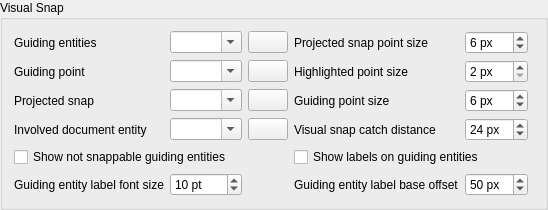
        <widget class="QGroupBox" name="groupBox_34">
         <property name="title">
          <string>Visual Snap</string>
         </property>
         <layout class="QGridLayout" name="gridLayout_57">
          <item row="17" column="3">
           <widget class="QLabel" name="label_66">
            <property name="text">
             <string>Guiding entity label base offset</string>
            </property>
           </widget>
          </item>
          <item row="0" column="0">
           <widget class="QLabel" name="label_43">
            <property name="text">
             <string>Guiding entities</string>
            </property>
           </widget>
          </item>
          <item row="15" column="0" colspan="3">
           <widget class="QCheckBox" name="cbVisualSnapShowNotSnappableGuides">
            <property name="toolTip">
             <string>&lt;p&gt;If selected, guiding entites that are far from the mouse cursor point and are not within snap range - and therefore will not be snapped will be also shown. That may provide better overview for all possible snap points, yet in some cases may visualy overcrowd the snap by guiding entities. &lt;br/&gt;Otherwise, only guiding entities that are within snap range and thus may be snapped will be visible. &lt;/p&gt;</string>
            </property>
            <property name="text">
             <string>Show not snappable guiding entities </string>
            </property>
           </widget>
          </item>
          <item row="1" column="2">
           <widget class="QPushButton" name="pbVisualSnapVertexesColor">
            <property name="toolTip">
             <string>Click to select color</string>
            </property>
            <property name="text">
             <string/>
            </property>
            <property name="icon">
             <iconset resource="../../../../../res/controls/controls.qrc">
              <normaloff>:/controls/colorxx.png</normaloff>:/controls/colorxx.png</iconset>
            </property>
           </widget>
          </item>
          <item row="17" column="1">
           <widget class="QSpinBox" name="sbVisualSnapGuidingLabelsFontSize">
            <property name="toolTip">
             <string>Size of font, in points, used for displaying labels for guiding entities.</string>
            </property>
            <property name="suffix">
             <string> pt</string>
            </property>
            <property name="minimum">
             <number>4</number>
            </property>
            <property name="maximum">
             <number>24</number>
            </property>
            <property name="value">
             <number>10</number>
            </property>
           </widget>
          </item>
          <item row="2" column="2">
           <widget class="QPushButton" name="pbVisualSnapProjectedSnapColor">
            <property name="toolTip">
             <string>Click to select color</string>
            </property>
            <property name="text">
             <string/>
            </property>
            <property name="icon">
             <iconset resource="../../../../../res/controls/controls.qrc">
              <normaloff>:/controls/colorxx.png</normaloff>:/controls/colorxx.png</iconset>
            </property>
           </widget>
          </item>
          <item row="2" column="0">
           <widget class="QLabel" name="label_57">
            <property name="text">
             <string>Projected snap</string>
            </property>
           </widget>
          </item>
          <item row="2" column="1">
           <widget class="QComboBox" name="cbColorVisualSnapProjectedSnap">
            <property name="toolTip">
             <string>Color of possible snap point</string>
            </property>
            <property name="editable">
             <bool>true</bool>
            </property>
           </widget>
          </item>
          <item row="17" column="0">
           <widget class="QLabel" name="label_65">
            <property name="text">
             <string>Guiding entity label font size</string>
            </property>
           </widget>
          </item>
          <item row="0" column="2">
           <widget class="QPushButton" name="pbVisualSnapGuideEntitiesColor">
            <property name="sizePolicy">
             <sizepolicy hsizetype="Maximum" vsizetype="Fixed">
              <horstretch>0</horstretch>
              <verstretch>0</verstretch>
             </sizepolicy>
            </property>
            <property name="toolTip">
             <string>Click to select color</string>
            </property>
            <property name="text">
             <string/>
            </property>
            <property name="icon">
             <iconset resource="../../../../../res/controls/controls.qrc">
              <normaloff>:/controls/colorxx.png</normaloff>:/controls/colorxx.png</iconset>
            </property>
           </widget>
          </item>
          <item row="1" column="1">
           <widget class="QComboBox" name="cbColorVisualSnapVertexes">
            <property name="toolTip">
             <string>Color of guide points in visual snap</string>
            </property>
            <property name="editable">
             <bool>true</bool>
            </property>
           </widget>
          </item>
          <item row="0" column="1">
           <widget class="QComboBox" name="cbColorVisualSnapGuideEntities">
            <property name="toolTip">
             <string>Color for guiding entities used in visual snap</string>
            </property>
            <property name="editable">
             <bool>true</bool>
            </property>
           </widget>
          </item>
          <item row="1" column="0">
           <widget class="QLabel" name="label_44">
            <property name="text">
             <string>Guiding point</string>
            </property>
           </widget>
          </item>
          <item row="17" column="4">
           <widget class="QSpinBox" name="sbVSGuidingEntityLabelOffset">
            <property name="toolTip">
             <string>Offset of the guiding label from projected snap point, in pixels</string>
            </property>
            <property name="suffix">
             <string> px</string>
            </property>
            <property name="maximum">
             <number>200</number>
            </property>
            <property name="value">
             <number>50</number>
            </property>
           </widget>
          </item>
          <item row="15" column="3" colspan="3">
           <widget class="QCheckBox" name="cbVSShowLabelsOnGuides">
            <property name="toolTip">
             <string>If enabled, labels for visual snap guiding entities will be snown. Otherwise - no labels.</string>
            </property>
            <property name="text">
             <string>Show labels on guiding entities</string>
            </property>
           </widget>
          </item>
          <item row="3" column="0">
           <widget class="QLabel" name="label_58">
            <property name="text">
             <string>Involved document entity</string>
            </property>
           </widget>
          </item>
          <item row="3" column="1">
           <widget class="QComboBox" name="cbColorVisualSnapDocumentEntity">
            <property name="toolTip">
             <string>Color of document entities, explicitly added to visual snap</string>
            </property>
            <property name="editable">
             <bool>true</bool>
            </property>
           </widget>
          </item>
          <item row="3" column="2">
           <widget class="QPushButton" name="pbVisualSnapDocEntitiesColor">
            <property name="toolTip">
             <string>Click to select color</string>
            </property>
            <property name="text">
             <string/>
            </property>
            <property name="icon">
             <iconset resource="../../../../../res/controls/controls.qrc">
              <normaloff>:/controls/colorxx.png</normaloff>:/controls/colorxx.png</iconset>
            </property>
           </widget>
          </item>
          <item row="0" column="3">
           <widget class="QLabel" name="label_54">
            <property name="text">
             <string>Projected snap point size</string>
            </property>
           </widget>
          </item>
          <item row="0" column="4">
           <widget class="QSpinBox" name="sbVisualSnapProjectedSnapSize">
            <property name="toolTip">
             <string>Size of marker for projected snap point (like intersection), in pixels</string>
            </property>
            <property name="suffix">
             <string> px</string>
            </property>
            <property name="minimum">
             <number>2</number>
            </property>
            <property name="maximum">
             <number>24</number>
            </property>
            <property name="value">
             <number>6</number>
            </property>
           </widget>
          </item>
          <item row="1" column="3">
           <widget class="QLabel" name="label_55">
            <property name="text">
             <string>Highlighted point size</string>
            </property>
           </widget>
          </item>
          <item row="1" column="4">
           <widget class="QSpinBox" name="sbVisualSnapHighlightedVertexSize">
            <property name="toolTip">
             <string>Size of marker used to draw guiding point that is added to visual snap system</string>
            </property>
            <property name="suffix">
             <string> px</string>
            </property>
            <property name="minimum">
             <number>2</number>
            </property>
           </widget>
          </item>
          <item row="2" column="3">
           <widget class="QLabel" name="label_45">
            <property name="text">
             <string>Guiding point size</string>
            </property>
           </widget>
          </item>
          <item row="3" column="3">
           <widget class="QLabel" name="label_59">
            <property name="text">
             <string>Visual snap catch distance</string>
            </property>
           </widget>
          </item>
          <item row="2" column="4">
           <widget class="QSpinBox" name="sbVisualSnapVertexSize">
            <property name="toolTip">
             <string>Size of marker for visual snap guiding points, in pixels</string>
            </property>
            <property name="suffix">
             <string> px</string>
            </property>
            <property name="minimum">
             <number>2</number>
            </property>
            <property name="maximum">
             <number>24</number>
            </property>
            <property name="value">
             <number>6</number>
            </property>
           </widget>
          </item>
          <item row="3" column="4">
           <widget class="QSpinBox" name="sbVSCatchDistance">
            <property name="toolTip">
             <string>Distance in screen coordinates that is used for catching visual snap guiding entities</string>
            </property>
            <property name="suffix">
             <string> px</string>
            </property>
            <property name="minimum">
             <number>1</number>
            </property>
            <property name="maximum">
             <number>50</number>
            </property>
            <property name="value">
             <number>24</number>
            </property>
           </widget>
          </item>
         </layout>
        </widget>
